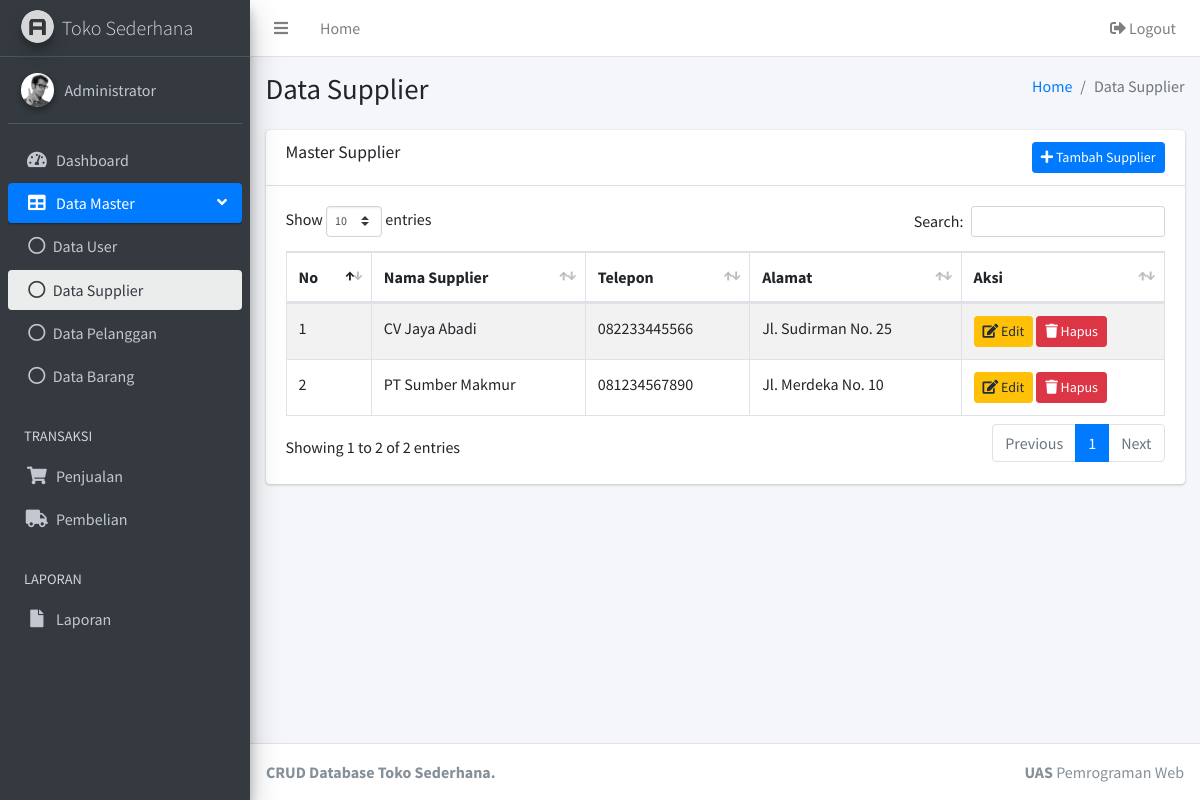
The page /supplier.php (signed in) on the database its author committed.
### tables this page shows
CREATE TABLE `supplier` (
  `id_supplier` int(11) NOT NULL AUTO_INCREMENT,
  `nama_supplier` varchar(100) NOT NULL,
  `telepon` varchar(20) DEFAULT NULL,
  `alamat` text DEFAULT NULL,
  PRIMARY KEY (`id_supplier`)
);

### supplier.php (the view, shortened to what this page needs)
<?php
require_once 'app.php';
$suppliers = fetch_all('SELECT * FROM supplier ORDER BY id_supplier DESC');
?>
<div class="card">
  <div class="card-header">
    <h3 class="card-title">Master Supplier</h3>
    <button class="btn btn-primary btn-sm float-right" data-toggle="modal" data-target="#modalTambah"><i class="fas fa-plus"></i> Tambah Supplier</button>
  </div>
  <div class="card-body table-responsive">
    <table class="table table-bordered table-striped datatable">
      <thead><tr><th>No</th><th>Nama Supplier</th><th>Telepon</th><th>Alamat</th><th width="160">Aksi</th></tr></thead>
      <tbody>
        <?php $no = 1; foreach ($suppliers as $row): ?>
          <tr>
            <td><?= $no++; ?></td>
            <td><?= e($row['nama_supplier']); ?></td>
            <td><?= e($row['telepon']); ?></td>
            <td><?= e($row['alamat']); ?></td>
            <td>
              <button class="btn btn-warning btn-sm" data-toggle="modal" data-target="#modalEdit<?= $row['id_supplier']; ?>"><i class="fas fa-edit"></i> Edit</button>
              <button class="btn btn-danger btn-sm" data-toggle="modal" data-target="#modalHapus<?= $row['id_supplier']; ?>"><i class="fas fa-trash"></i> Hapus</button>
            </td>
          </tr>
        <?php endforeach; ?>
      </tbody>
    </table>
  </div>
</div>

### rows shown on the page
supplier: nama_supplier "CV Jaya Abadi", telepon "082233445566", alamat "Jl. Sudirman No. 25"
supplier: nama_supplier "PT Sumber Makmur", telepon "081234567890", alamat "Jl. Merdeka No. 10"

### other values the page prints
current_user_name() "Administrator"
$title "Data Supplier"
